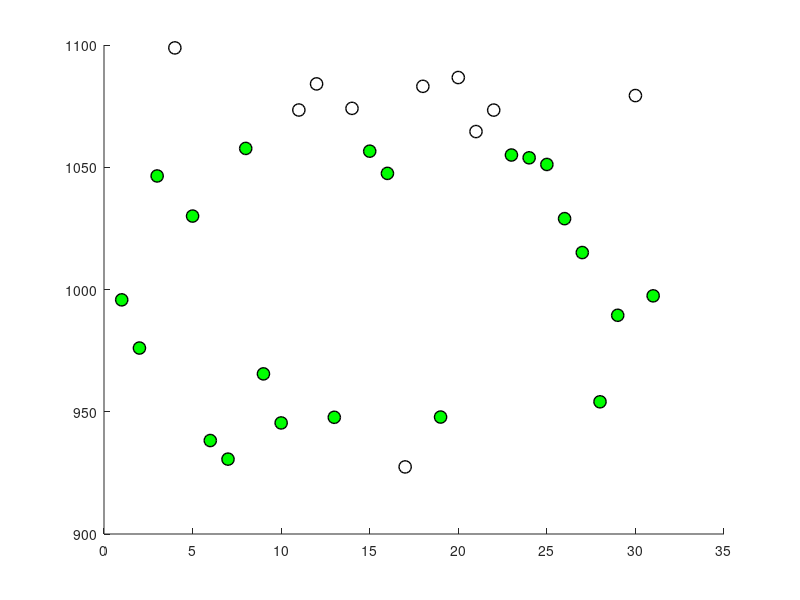

Write the MATLAB code that produced this figure. (Note: this script raises an error after producing the figure.)
% Atmospheric Pressure Analysis
% Generate and plot atmospheric pressure data for 4 sensors over 31 days
% Each sensor measured 3 times per day (morning, noon, evening)

clear; clc; close all;

% Generate atmospheric pressure data
% 4 sensors (rows) × 3 measurements per day (columns) × 31 days (depth)
atmosphericPressure = zeros(4, 3, 31);

% Fill with random values between 900 and 1100
for day = 1:31
    for measurement = 1:3
        for sensor = 1:4
            atmosphericPressure(sensor, measurement, day) = 900 + 200*rand();
        end
    end
end

% Display data dimensions
fprintf('Data matrix dimensions: %d × %d × %d\n', size(atmosphericPressure, 1), size(atmosphericPressure, 2), size(atmosphericPressure, 3));
fprintf('Total measurements: %d\n', numel(atmosphericPressure));

% Calculate daily averages for each sensor
dailyAverages = zeros(4, 31);
for day = 1:31
    for sensor = 1:4
        % Average of 3 daily measurements for each sensor
        dailyAverages(sensor, day) = mean(atmosphericPressure(sensor, :, day));
    end
end

% Extract evening measurements for sensor 1 (measurement 3 = evening)
sensor1Evening = squeeze(atmosphericPressure(1, 3, :));

% Create the plot
figure('Position', [100, 100, 1200, 800]);
hold on;

% Define pressure limits
lowerLimit = 930;
upperLimit = 1060;

% Plot original data with white dots
plot(1:31, sensor1Evening, 'Color', [1, 1, 1], 'LineStyle', ':', 'LineWidth', 3, ...
     'Marker', 'o', 'MarkerSize', 8, 'MarkerFaceColor', 'none', 'MarkerEdgeColor', [1, 1, 1], ...
     'DisplayName', 'Original Data');

% Color points based on pressure limits
for day = 1:31
    if sensor1Evening(day) < lowerLimit || sensor1Evening(day) > upperLimit
        % Points outside range - white filled (already shown in original data)
        scatter(day, sensor1Evening(day), 80, 'w', 'filled', 'MarkerEdgeColor', 'k', 'LineWidth', 1, ...
                'HandleVisibility', 'off');
    else
        % Points inside range - green filled
        if day == 1  % Only add to legend once
            scatter(day, sensor1Evening(day), 80, 'g', 'filled', 'MarkerEdgeColor', 'k', 'LineWidth', 1, ...
                    'DisplayName', 'Filtered Data');
        else
            scatter(day, sensor1Evening(day), 80, 'g', 'filled', 'MarkerEdgeColor', 'k', 'LineWidth', 1, ...
                    'HandleVisibility', 'off');
        end
    end
end

% Add pressure limit lines
yline(930, '-', 'Color', 'm', 'LineWidth', 2, ...
      'DisplayName', 'Lower Limit');
yline(1060, '-', 'Color', 'm', 'LineWidth', 2, ...
      'DisplayName', 'Upper Limit');

% Customize the plot
xlabel('Day of Month', 'FontSize', 12);
ylabel('Atmospheric Pressure (hPa)', 'FontSize', 12);
title('First sensor, evening, all days', 'FontSize', 14);
legend('Location', 'northeastoutside', 'FontSize', 8);

% Set axis limits to show all 31 days
xlim([1, 31]);
ylim([900, 1100]);
xticks(1:31);
yticks(900:25:1100);

% Set background color to dark for better contrast with white line
set(gca, 'Color', [0.1, 0.1, 0.1]);
set(gcf, 'Color', [0.1, 0.1, 0.1]);

% Add statistics for sensor 1 evening measurements
meanPressure = mean(sensor1Evening);
stdPressure = std(sensor1Evening);
minPressure = min(sensor1Evening);
maxPressure = max(sensor1Evening);

% Count points inside and outside the range
pointsInside = sum(sensor1Evening >= lowerLimit & sensor1Evening <= upperLimit);
pointsOutside = 31 - pointsInside;

text(0.02, 0.98, sprintf('Mean: %.1f hPa\nStd: %.1f hPa\nMin: %.1f hPa\nMax: %.1f hPa\n\nGreen points (in range): %d\nWhite points (out of range): %d', ...
     meanPressure, stdPressure, minPressure, maxPressure, pointsInside, pointsOutside), ...
     'Units', 'normalized', 'VerticalAlignment', 'top', 'FontSize', 10, ...
     'BackgroundColor', 'white', 'EdgeColor', 'black', 'Color', 'black');

% Display summary statistics for sensor 1 evening measurements
fprintf('\nSensor 1 Evening Measurements Statistics:\n');
fprintf('Mean pressure: %.2f hPa\n', mean(sensor1Evening));
fprintf('Std deviation: %.2f hPa\n', std(sensor1Evening));
fprintf('Min pressure: %.2f hPa\n', min(sensor1Evening));
fprintf('Max pressure: %.2f hPa\n', max(sensor1Evening));
fprintf('Range: %.2f hPa\n', max(sensor1Evening) - min(sensor1Evening));
fprintf('Points within range (930-1060 hPa): %d\n', pointsInside);
fprintf('Points outside range: %d\n', pointsOutside);

% Save the plot
saveas(gcf, 'sensor1_evening_pressure.png');
fprintf('\nPlot saved as sensor1_evening_pressure.png\n');
